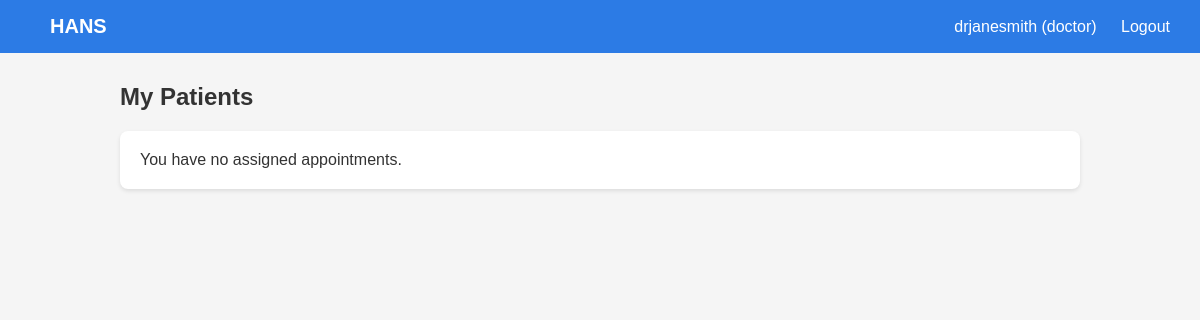
Page /appointments/doctor/ (signed in) on the earlier database version.
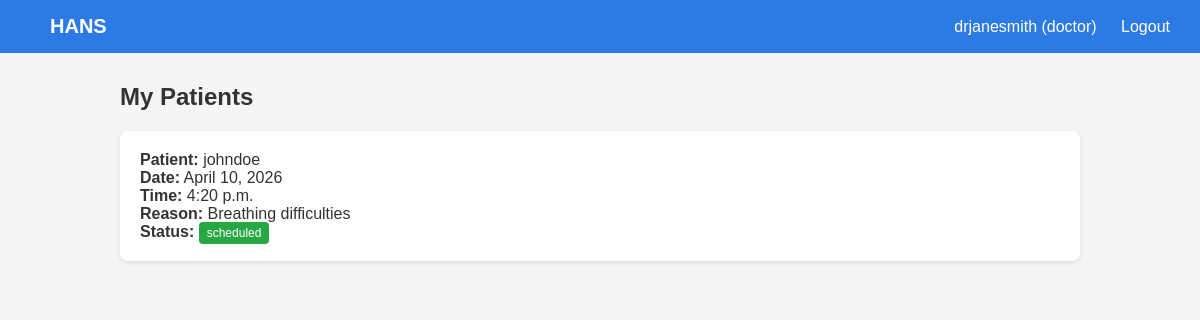
Same page on the later database version.
### appointments/models.py (models this page shows, shortened)
class Appointment(models.Model):
    STATUS_CHOICES = [
        ('pending', 'Pending'),
        ('scheduled', 'Scheduled'),
        ('completed', 'Completed'),
        ('canceled', 'Canceled'),
    ]
    patient = models.ForeignKey(
        settings.AUTH_USER_MODEL,
        on_delete=models.CASCADE,
        related_name='patient_appointments')
    doctor = models.ForeignKey(
        settings.AUTH_USER_MODEL,
        on_delete=models.CASCADE,
        related_name='doctor_appointments')
    appointment_date=models.DateField()
    appointment_time=models.TimeField()
    reason=models.CharField(max_length=255,blank=True)
    status = models.CharField(
        max_length=20,
        choices=STATUS_CHOICES,
        default='pending')
    cancellation_reason=models.TextField(blank=True, null=True)
    created_at = models.DateTimeField(auto_now_add=True)
    updated_at = models.DateTimeField(auto_now=True)

### users/models.py (models this page shows, shortened)
class User(AbstractUser):
    ROLE_PATIENT = 'patient'
    ROLE_DOCTOR = 'doctor'
    ROLE_ADMIN = 'admin'
    ROLE_CHOICES = [
        (ROLE_PATIENT, 'Patient'),
        (ROLE_DOCTOR, 'Doctor'),
        (ROLE_ADMIN, 'Admin'),
    ]
    role = models.CharField(max_length=10,
                            choices=ROLE_CHOICES,
                            default=ROLE_PATIENT)

### appointments/views.py (the view)
# urls.py: path('doctor/', views.doctor_dashboard, name='doctor_dashboard'),
@login_required
def doctor_dashboard(request):
    appointments = Appointment.objects.filter(
        doctor=request.user
    ).order_by('-appointment_date')
    return render(request, 'appointments/doctor_dashboard.html', {
        'appointments': appointments,
    })

### templates/appointments/doctor_dashboard.html (shortened to what this page needs)
{% extends "base.html" %}
{% block content %}
<h2 style="margin-bottom: 20px;">My Patients</h2>
{% if appointments %}
    {% for appointment in appointments %}
        <div class="card">
            <p><strong>Patient:</strong> {{ appointment.patient.username }}</p>
            <p><strong>Date:</strong> {{ appointment.appointment_date }}</p>
            <p><strong>Time:</strong> {{ appointment.appointment_time }}</p>
            <p><strong>Reason:</strong> {{ appointment.reason }}</p>
            <p><strong>Status:</strong>
                <span class="badge badge-{{ appointment.status }}">{{ appointment.status }}</span>
            </p>
        </div>
    {% endfor %}
{% else %}
    <div class="card">
        <p>You have no assigned appointments.</p>
    </div>
{% endif %}
{% endblock %}

Differences in the rows shown:
added Appointment: patient.username "johndoe", appointment_date "April 10, 2026", appointment_time "4:20 p.m.", reason "Breathing difficulties", status "scheduled"
Other differences:
text no longer shown: "You have no assigned appointments."
